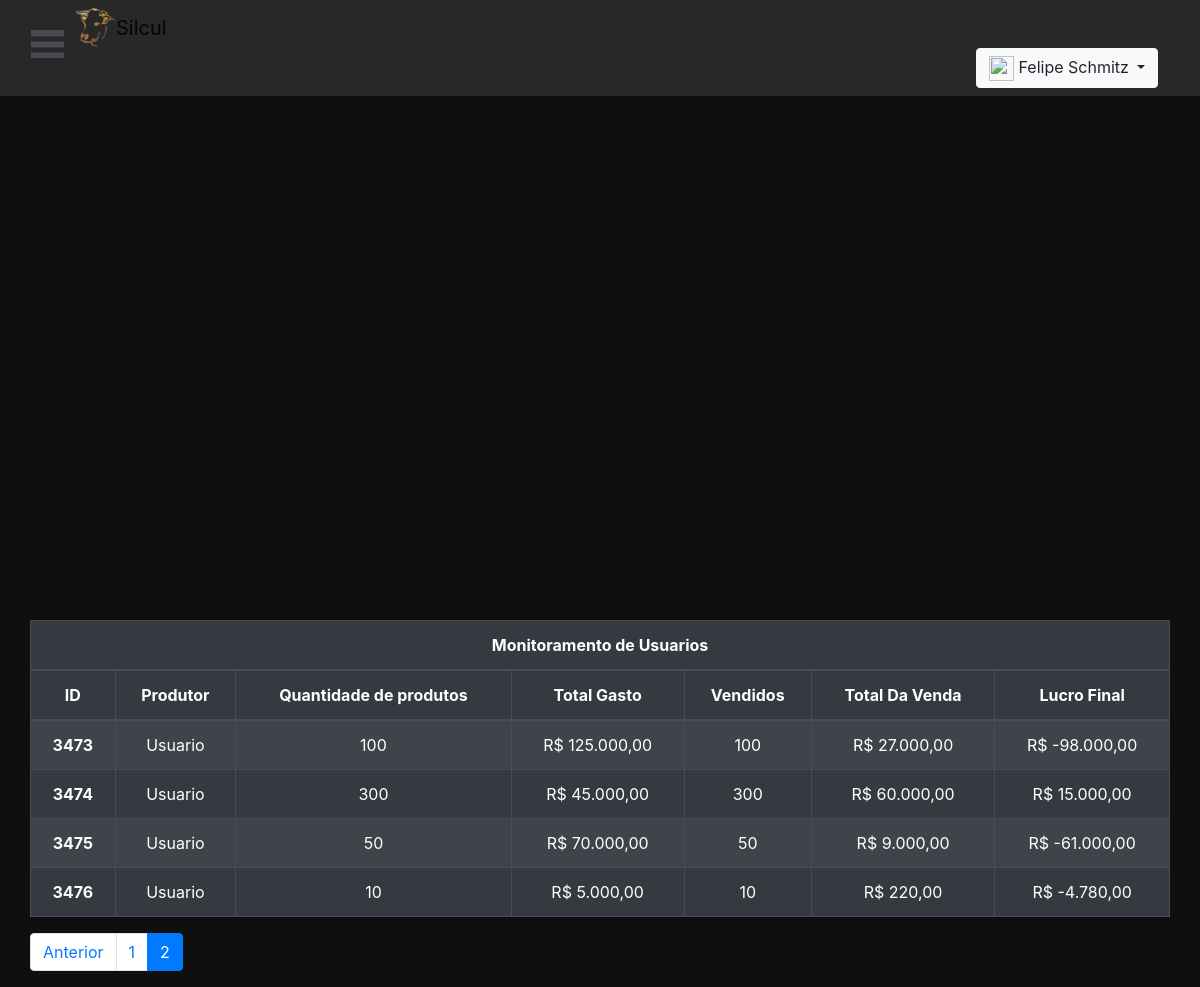
Page /view/Homeadm.php?pagina=2 (signed in) on the committed database.
### tables this page shows
CREATE TABLE `produtos_omega` (
  `idproduto` int(11) NOT NULL,
  `nome` varchar(222) NOT NULL,
  `Preco_producao` double NOT NULL,
  `quantidade` int(11) NOT NULL,
  `Total_gasto` double NOT NULL,
  `Preco_venda` double NOT NULL,
  `quantida_Venda` int(11) NOT NULL,
  `total_venda` double NOT NULL,
  `Total_Final` double NOT NULL,
  `produtor` varchar(222) NOT NULL,
  `idprodutor` int(11) NOT NULL
);

### view/Homeadm.php (the view, shortened to what this page needs)
<?php
require_once("../Controllers/conexao-banco.php");
require_once('cabecalho.php');
$pag = (isset($_GET['pagina']))?$_GET['pagina'] : 1;
$busca = "SELECT *FROM Produtos_omega ";
$todos = mysqli_query($conexao, "$busca");
$registros = "10";
$tr = mysqli_num_rows($todos);
$tp = ceil($tr/$registros);
$inicio = ($registros*$pag)-$registros;
$limite = mysqli_query($conexao, "$busca LIMIT $inicio, $registros");
$anterior = $pag -1;
?>
<!DOCTYPE html>
<html lang = "pt-br">
<head>
  <link rel = "stylesheet" href = "https://stackpath.bootstrapcdn.com/bootstrap/4.4.1/css/bootstrap.min.css">
  <link rel = "stylesheet" href = "../css/stile.css">
</head>
  <body>
  <label for   = "check" id    = "icone"><img src = "../imagens/icone.png"></label>
            <nav   class = "navbar fixed-top navbar-expand-lg navbar-light"style = "background-color: #282828;">
            <label for   = "check" id                                            = "icone"><img src = "../imagens/icone.png"></label>
              <div class = "nav">
              <img src   = "../imagens/ricardo.png" width = "40" height = "40" >
              <a   class = "navbar-brand" href            = "#">Silcul</a>
            <div class = "collapse navbar-collapse" id = "navbarSupportedContent">
            <ul  class = "navbar-nav mr-auto">
                <div class = "ladonav">
                <?php
    if (isset($_SESSION["nome"])): ?>
         <div    class = "dropdown">
         <button class = "btn btn-light  dropdown-toggle" type                                              = "button" id = "dropdownMenu2" data-toggle = "dropdown" aria-haspopup = "true" aria-expanded = "false">
         <img    src   = "https://cdn.pixabay.com/photo/2017/02/25/22/04/user-icon-2098873_960_720.png" alt = "" style    = "width: 25px; height: 25px;">
                 <?= $_SESSION["nome"]; ?>
  </button>
</div>
    <?php
    endif;
    ?>
                  </div>
              </ul>
              </div>
              </div>
          </nav>
          <div class = "container">
          <div class = "row">
          <div class = "col-md-6">
         <br>
           <br>
          <br>
          <div id = "barchart_material" style = "width: 1110px; height: 500px;"></div>
          </div>
          </div>
          <br>
          <br>
          <div class = "row">
            <br>
            <br>
          <table class = "table text-center table-bordered  table-striped table-dark">
          <thead>
                <th colspan = "7" class = "text-center">Monitoramento de Usuarios </th>
              </thead>
            <thead>
                <tr >
                <th scope = "col"> ID </th>
                <th scope = "col"> Produtor </th>
                    <th scope = "col"> Quantidade de produtos </th>
                    <th scope = "col" > Total Gasto  </th>
                    <th scope = "col">Vendidos</th>
                    <th scope = "col"> Total Da Venda </th>
                    <th scope = "col"> Lucro Final </th>
                </tr>
            </thead>
            <tbody>
                <?php
                while($dados = mysqli_fetch_array($limite)){
                    $id = $dados['idproduto'];
                    $QTT = $dados['quantidade'];
                    $TGG = $dados['Total_gasto'];
                    $QVV = $dados['quantida_Venda'];
                    $TVF = $dados['total_venda'];
                    $LF  = $dados['Total_Final'];
                    $p   = $dados['produtor'];
                    $totalgas = number_format($TGG,2,",",".");
                    $totalven = number_format( $TVF,2,",",".");
                    $totalfin = number_format(  $LF,2,",",".");
                ?>
                <tr>
                    <th scope  = "row"><?= $id?></th>
                        <td><?= $p?></td>
                           <td><?= $QTT?></td>
                    <td>R$ <?= $totalgas?></td>
                           <td><?= $QVV?></td>
                    <td>R$ <?= $totalven?></td>
                    <td>R$ <?= $totalfin?></td>
                </tr>
                <?php }?>
            </tbody>
        </table>
            <ul class = "pagination">
                <?php
                if($pag >1){
                ?>
                <li   class       = "page-item">
                <a    class       = "page-link" href = "?pagina=<?=$anterior;?>" aria-label = "Anterior">
                <span aria-hidden = "true">Anterior</span>
                    </a>
                </li>
                <?php }?>
                <?php
                for($i=1; $i<=$tp; $i++){
                    if($pag == $i ){
                        echo "<li class='page-item active'><a class='page-link' href='?pagina=$i'>$i</a></li>";
                    }else{
                        echo "<li class='page-item'><a class='page-link' href='?pagina=$i'>$i</a></li>";
                    }
                }
                ?>
            </ul>
          </div>
          </div>
</body>
</html>

### css/stile.css (style rules this page uses)
* { margin: 0; padding: 0; }
body { background-color: #0f0f0f; }
#icone { cursor: pointer; padding: 15px; position: absolute; z-index: 1; }
nav { width: 100%; position: absolute; top: 60px; }
nav a { text-decoration: none; }
.nav { padding-left: 60px; }
.ladonav { padding-left: 900px; }

### rows in the picture
produtos_omega: idproduto "3473", produtor "Usuario", quantidade "100", Total_gasto "125.000,00", quantida_Venda "100", total_venda "27.000,00", Total_Final "-98.000,00"
produtos_omega: idproduto "3474", produtor "Usuario", quantidade "300", Total_gasto "45.000,00", quantida_Venda "300", total_venda "60.000,00", Total_Final "15.000,00"
produtos_omega: idproduto "3475", produtor "Usuario", quantidade "50", Total_gasto "70.000,00", quantida_Venda "50", total_venda "9.000,00", Total_Final "-61.000,00"
produtos_omega: idproduto "3476", produtor "Usuario", quantidade "10", Total_gasto "5.000,00", quantida_Venda "10", total_venda "220,00", Total_Final "-4.780,00"

### other values in the picture
$_SESSION["nome"] "Felipe Schmitz"
